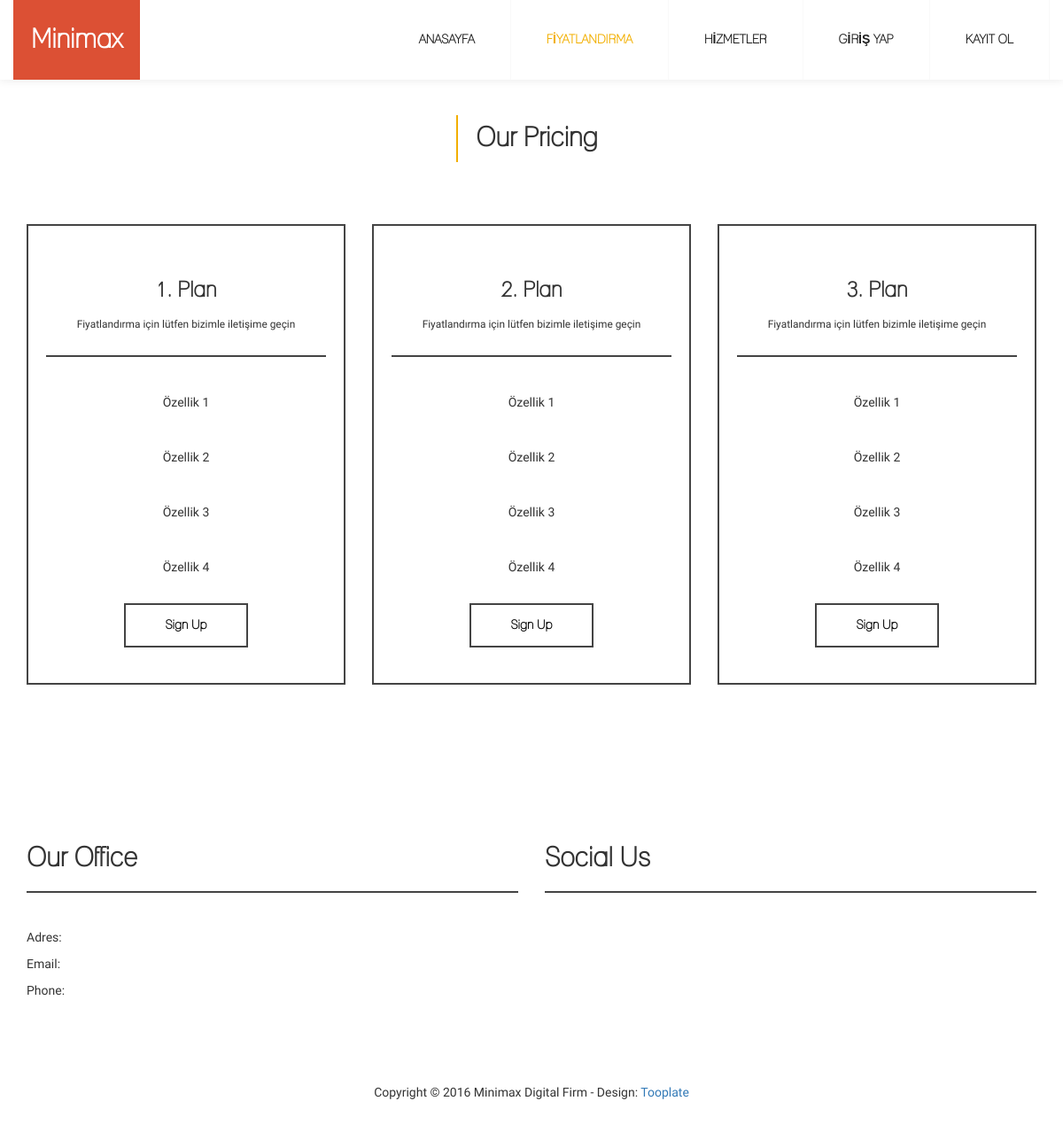
The page /pricing/ on the database its author committed.
### home/models.py (models this page shows, shortened)
class Planing(models.Model):
    title = models.CharField(max_length=30)
    property1 = models.CharField(max_length=250)
    property2 = models.CharField(max_length=250)
    property3 = models.CharField(max_length=250)
    property4 = models.CharField(max_length=250)
    is_active = models.BooleanField(default=True)

### home/views.py (the view)
# urls.py: path('pricing/', views.pricing, name='pricing'),
def pricing(request):
    plans = Planing.objects.filter(is_active=True)
    return render(request, 'pricing.html', {'plans': plans})

### qr/context_processors.py (called while the page is built)
def site_info(request):
    return {
        'NUMBER': config.NUMBER,
        'EMAIL': config.EMAIL,
        'FACEBOOK': config.FACEBOOK,
        'TWITTER': config.TWITTER,
        'ADDRESS': config.ADDRESS,
        'INSTAGRAM': config.INSTAGRAM,
        'SITENAME': config.SITENAME,
        'CONTEXT': config.CONTEXT,
        'SLOGAN': config.SLOGAN,
    }

### home/templates/pricing.html
{% extends 'layout.html' %}
{% load static %}
{% block content %}
<div id="pricing">
	<div class="container">
		<div class="row">
			<div class="col-md-12 col-sm-12" style="margin-top:50px;">
				<h2>Our Pricing</h2>
			</div>
			{% for plan in plans %}
			<div class="col-md-4 col-sm-6 col-xs-10">
				<div class="plan">
					<div class="plan-title">
						<h3>{{ plan.title }}</h3>
						<small>Fiyatlandırma için lütfen bizimle iletişime geçin</small>
					</div>
					<ul>
						<li>{{ plan.property1 }}</li>
						<li>{{ plan.property2 }}</li>
						<li>{{ plan.property3 }}</li>
						<li>{{ plan.property4 }}</li>
					</ul>
					<button class="btn btn-warning">Sign Up</button>
				</div>
			</div>
			{% endfor %}
		</div>
	</div>
</div>
{% endblock %}

### home/static/css/style.css (style rules this page uses)
body { background: #fff; font-family: 'lane_-_narrowregular', sans-serif; line-height: 30px; }
h2,h3 { font-weight: bold; }
#pricing { padding-top: 60px; padding-bottom: 80px; text-align: center; }
#pricing h2 { border-left: 2px solid #f2af00; display: inline-block; padding: 10px 10px 10px 20px; }
#pricing .plan { border: 2px solid #444; padding: 20px 20px 40px 20px; margin-top: 60px; }
#pricing .plan .plan-title { border-bottom: 2px solid #444; padding: 20px 10px 20px 10px; margin-bottom: 20px; }
#pricing .plan small, #pricing .plan ul li { font-family: 'Raleway', sans-serif; }
#pricing .plan ul { padding: 0; }
#pricing .plan ul li { display: block; padding: 16px 0px 16px 0px; }
#pricing .plan .btn { background: transparent; border: 2px solid #444; border-radius: 0px; color: #000; font-weight: bold; width: 140px; height: 50px; transition: all 0.4s ease-in-out; -webkit-transition: all 0.4s ease-in-out; -moz-transition: all 0.4s ease-in-out; -ms-transition: all 0.4s ease-in-out; }

### rows shown on the page
Planing: title "1. Plan", property1 "Özellik 1", property2 "Özellik 2", property3 "Özellik 3", property4 "Özellik 4"
Planing: title "2. Plan", property1 "Özellik 1", property2 "Özellik 2", property3 "Özellik 3", property4 "Özellik 4"
Planing: title "3. Plan", property1 "Özellik 1", property2 "Özellik 2", property3 "Özellik 3", property4 "Özellik 4"
